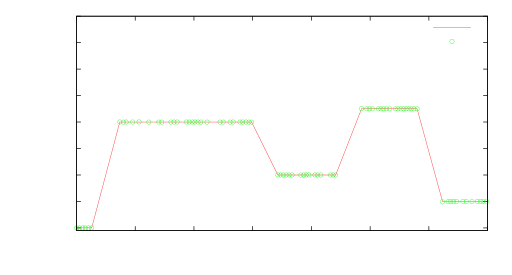

This chart was generated by the following gnuplot code:
clear
reset
file = "laserscan_LUT-kalibriert"
datafile = sprintf('../dat/%s.dat',file)

starttime = 27377708

set samples 100000
set term push
set term epslatex color 10 size 13cm, 7cm
set out sprintf('%s.tex',file)

set key

set yrange [-100:8000]
set key inside
set ylabel 'Relativfrequenz [MHz]'
set xlabel 'Zeit [s]

plot datafile using ($1-starttime)/1000:3 with lines title 'Soll-Frequenz', \
datafile using ($1-starttime)/1000:4 with points pt 6 lc 2 title 'Ist-Frequenz'

unset out
